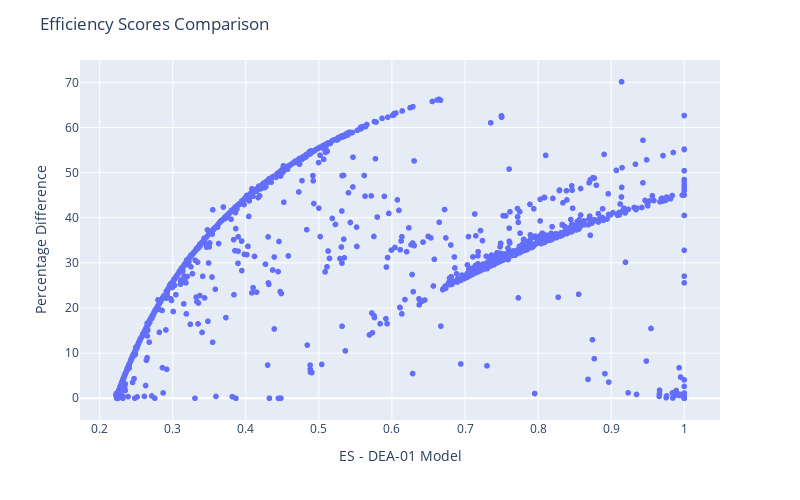

Here is the notebook cell this chart was saved with:
### Code cell
fig = px.scatter(df_res, x="Efficiency_Scores_Basic", y="Diff_Perc",
                 hover_data=["Efficiency_Scores_Basic", "Efficiency_Scores_with_ML", "Diff_Perc"] + [df_res.index])

fig.update_traces(line_color='lightgreen', line_width=3)

fig.update_layout(
    autosize=False,
    width=800,
    height=500,
    title_text=f"Efficiency Scores Comparison",
    xaxis_title="ES - DEA-01 Model",
    yaxis_title="Percentage Difference"
)

fig.show()

### Figure 1 — Plotly figure (JSON) as saved in the notebook; plotly's stock layout.template omitted (floating-point values rounded to 4 significant figures; data arrays with more than 128 entries replaced by an {"elided": "..."} marker saying what was removed)
{"data": [{"customdata": {"elided": "1644x2 mixed values"}, "hovertemplate": "Efficiency_Scores_Basic=%{x}<br>Diff_Perc=%{y}<br>Efficiency_Scores_with_ML=%{customdata[0]}<br>index=%{customdata[1]}<extra></extra>", "legendgroup": "", "line": {"color": "lightgreen", "width": 3}, "marker": {"color": "#636efa", "symbol": "circle"}, "mode": "markers", "name": "", "showlegend": false, "type": "scattergl", "x": {"elided": "1644 float values"}, "xaxis": "x", "y": {"elided": "1644 float values"}, "yaxis": "y"}], "layout": {"autosize": false, "height": 500, "legend": {"tracegroupgap": 0}, "margin": {"t": 60}, "title": {"text": "Efficiency Scores Comparison"}, "width": 800, "xaxis": {"anchor": "y", "autorange": true, "domain": [0, 1], "range": [0.1731, 1.049], "title": {"text": "ES - DEA-01 Model"}, "type": "linear"}, "yaxis": {"anchor": "x", "autorange": true, "domain": [0, 1], "range": [-4.819, 74.95], "title": {"text": "Percentage Difference"}, "type": "linear"}}}
